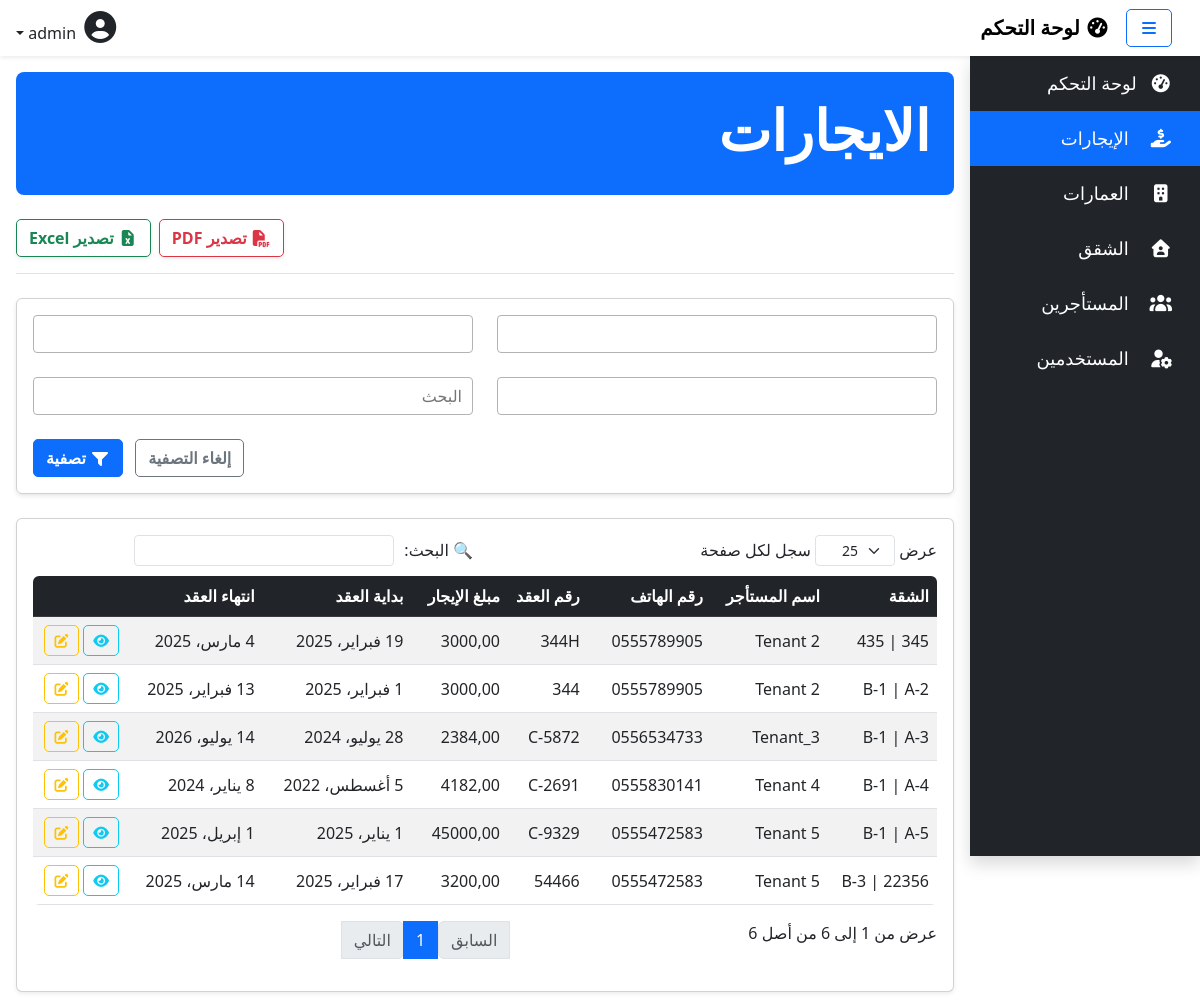
Page /active_tenants/ (signed in) on the earlier database version.
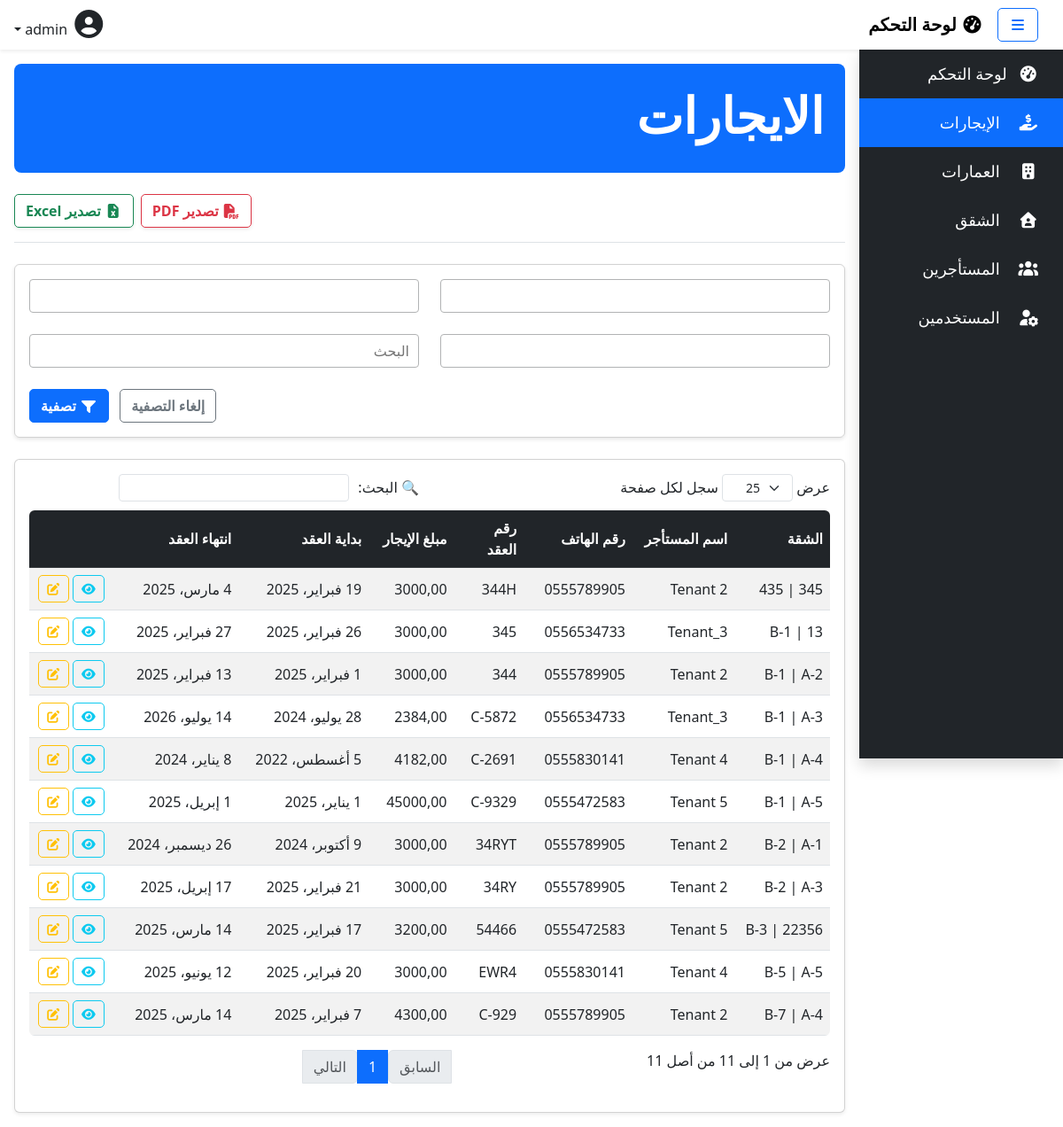
Same page on the later database version.
### rentals/models.py (models this page shows, shortened)
class ActiveTenant(models.Model):
    apartment = models.OneToOneField(Apartment, on_delete=models.CASCADE, related_name="active_tenant", verbose_name="الشقة")
    tenant = models.ForeignKey(Tenant, on_delete=models.CASCADE, related_name="active_apartment", verbose_name="المستاجر")
    contract_number = models.CharField(max_length=50, unique=True, verbose_name="رقم العقد")
    contract_start_date = models.DateField(verbose_name="تاريخ بداية العقد")
    contract_end_date = models.DateField(verbose_name="تاريخ انتهاء العقد")
    rent_amount = models.DecimalField(max_digits=10, decimal_places=2, verbose_name="مبلغ الإيجار شهري")
    notes = models.TextField(verbose_name="ملاحظات", blank=True)
    class Meta:
        verbose_name = "الايجار"
        verbose_name_plural = "الايجارات"

class Apartment(models.Model):
    APARTMENT_STATUS_CHOICES = [
        ('شاغرة', 'شاغرة'),
        ('مأهولة', 'مأهولة'),
    ]
    building = models.ForeignKey(Building, on_delete=models.CASCADE, related_name='apartments', verbose_name="العمارة")
    apartment_number = models.CharField(max_length=50, verbose_name="رقم الشقة")
    num_of_rooms = models.IntegerField(verbose_name="عدد الغرف")
    electricity_meter_number = models.CharField(max_length=50, verbose_name="رقم عداد الكهرباء")
    water_meter_number = models.CharField(max_length=50, verbose_name="رقم عداد الماء")
    status = models.CharField(max_length=8, choices=APARTMENT_STATUS_CHOICES, default='شاغرة', verbose_name="الحالة")
    floor_number = models.IntegerField(verbose_name="رقم الطابق", default=1)
    class Meta:
        verbose_name = "الشقة"
        verbose_name_plural = "الشقق"
        unique_together = ("building", "apartment_number")
    def __str__(self):
        return f"{self.building.building_number} | {self.apartment_number}"

class Building(models.Model):
    building_number = models.CharField(max_length=3, unique=True, verbose_name="رقم العمارة")
    address = models.CharField(max_length=255, blank=True, verbose_name="عنوان العمارة")
    number_of_floors = models.IntegerField(verbose_name="عدد الطوابق", default=1)
    number_of_apartments = models.IntegerField(verbose_name="عدد الشقق", default=0)
    class Meta:
        verbose_name = "العمارة"
        verbose_name_plural = "العمارات"

class Tenant(models.Model):
    name = models.CharField(max_length=100, verbose_name="اسم المستاجر")
    phone_number = models.CharField(max_length=15, unique=True, verbose_name="رقم الهاتف")
    id_number = models.CharField(max_length=20, unique=True, verbose_name="رقم الهوية")
    workplace = models.CharField(max_length=100, blank=True, verbose_name="جهة العمل")
    notes = models.TextField(verbose_name="ملاحظات", blank=True)
    class Meta:
        verbose_name = "المستاجر"
        verbose_name_plural = "المستاجرين"

### rentals/views.py (the view)
# urls.py: path('active_tenants/', views.ActiveTenantListView.as_view(), name='active_tenant_list'),
class ActiveTenantListView(PermissionRequiredMixin, ExportMixin, ListView):
    model = ActiveTenant
    template_name = 'active_tenants/list.html'
    context_object_name = 'active_tenants'
    permission_required = 'rentals.view_activetenant'
    def get_queryset(self):
        queryset = super().get_queryset()
        apartment_filter = self.request.GET.get('apartment')
        building_filter = self.request.GET.get('building')
        tenant_filter = self.request.GET.get('tenant')
        search_filter = self.request.GET.get('search')
        if apartment_filter:
            queryset = queryset.filter(apartment__apartment_number=apartment_filter)
        if building_filter:
            queryset = queryset.filter(apartment__building__building_number=building_filter)
        if tenant_filter:
            queryset = queryset.filter(tenant__name=tenant_filter)
        if search_filter:
            queryset = queryset.filter(
                Q(tenant__phone_number__icontains=search_filter) |
                Q(contract_number__icontains=search_filter)
            )
        return queryset
    def get_context_data(self, **kwargs):
        context = super().get_context_data(**kwargs)
        context['filter_form'] = ActiveTenantFilterForm(self.request.GET)
        return context

### rentals/views.py (called while the page is built, shortened)
    def get(self, request, *args, **kwargs):
        return super().get(request, *args, **kwargs)

### rentals/templates/active_tenants/list.html (shortened to what this page needs)
{% extends 'base.html' %}
{% block content %}
<div class="container my-3">
    <div class="row mb-4">
        <div class="col-12">
            <div class="bg-primary text-white p-4 rounded-3">
                <h1 class="display-4 fw-bold"> الايجارات </h1>
            </div>
        </div>
    </div>
    <div class="d-flex justify-content-end align-items-center border-bottom pb-3 mb-4 gap-2">
        <a href="?export=1&format=pdf{% for key, value in request.GET.items %}{% if key != 'export' %}&{{ key }}={{ value }}{% endif %}{% endfor %}"
           class="btn btn-outline-danger shadow-sm">
            <i class="fas fa-file-pdf"></i> تصدير PDF
        </a>
        <a href="?export=1{% for key, value in request.GET.items %}{% if key != 'export' %}&{{ key }}={{ value }}{% endif %}{% endfor %}"
           class="btn btn-outline-success shadow-sm">
            <i class="fas fa-file-excel"></i> تصدير Excel
        </a>
    </div>
    <form method="get" class="mb-4 filter-form">
        <div class="row g-4">
            <div class="col-md-6">{{ filter_form.building }}</div>
            <div class="col-md-6">{{ filter_form.apartment }}</div>
            <div class="col-md-6">{{ filter_form.tenant }}</div>
            <div class="col-md-6">{{ filter_form.search }}</div>
            <div class="col-md-12 text-start">
                <a href="{% url 'active_tenant_list' %}" class="btn btn-outline-secondary mx-2">إلغاء التصفية</a>
                <button type="submit" class="btn btn-primary"><i class="fas fa-filter"></i> تصفية</button>
            </div>
        </div>
    </form>
    <div class="row">
        <div class="col-12">
            <div class="card shadow-sm" style="overflow-x: auto; max-width: 100%;">
                <div class="card-body">
                    <table id="tenantsTable" class="table table-responsive table-striped table-hover">
                        <thead class="table-dark">
                            <tr>
                                <th>الشقة</th>
                                <th>اسم المستأجر</th>
                                <th>رقم الهاتف</th>
                                <th>رقم العقد</th>
                                <th>مبلغ الإيجار</th>
                                <th>بداية العقد</th>
                                <th>انتهاء العقد</th>
                                <th></th>
                            </tr>
                        </thead>
                        <tbody>
                            {% for active_tenant in active_tenants %}
                            <tr>
                                <td>{{ active_tenant.apartment }}</td>
                                <td>{{ active_tenant.tenant.name }}</td>
                                <td>{{ active_tenant.tenant.phone_number }}</td>
                                <td>{{ active_tenant.contract_number }}</td>
                                <td>{{ active_tenant.rent_amount }}</td>
                                <td>{{ active_tenant.contract_start_date }}</td>
                                <td>{{ active_tenant.contract_end_date }}</td>
                                <td>
                                    <a href="{% url 'apartment_detail' active_tenant.apartment.pk %}" class="btn btn-outline-info btn-sm">
                                        <i class="fas fa-eye"></i>
                                    </a>
                                    <a href="{% url 'active_tenant_update' active_tenant.apartment.pk active_tenant.pk %}" class="btn btn-outline-warning btn-sm">
                                        <i class="fas fa-edit"></i>
                                    </a>
                                </td>
                            </tr>
                            {% endfor %}
                        </tbody>
                    </table>
                </div>
            </div>
        </div>
    </div>
</div>
{% endblock %}
{% block scripts %}
<link href="https://cdn.jsdelivr.net/npm/select2@4.0.13/dist/css/select2.min.css" rel="stylesheet" />
{% endblock %}

Differences in the rows shown:
added ActiveTenant: apartment "B-7 | A-4", tenant.name "Tenant 2", tenant.phone_number "0555789905", contract_number "C-929", rent_amount "4300,00", contract_start_date "7 فبراير، 2025", contract_end_date "14 مارس، 2025"
added ActiveTenant: apartment "B-1 | 13", tenant.name "Tenant_3", tenant.phone_number "0556534733", contract_number "345", rent_amount "3000,00", contract_start_date "26 فبراير، 2025", contract_end_date "27 فبراير، 2025"
added ActiveTenant: apartment "B-2 | A-1", tenant.name "Tenant 2", tenant.phone_number "0555789905", contract_number "34RYT", rent_amount "3000,00", contract_start_date "9 أكتوبر، 2024", contract_end_date "26 ديسمبر، 2024"
added ActiveTenant: apartment "B-2 | A-3", tenant.name "Tenant 2", tenant.phone_number "0555789905", contract_number "34RY", rent_amount "3000,00", contract_start_date "21 فبراير، 2025", contract_end_date "17 إبريل، 2025"
added ActiveTenant: apartment "B-5 | A-5", tenant.name "Tenant 4", tenant.phone_number "0555830141", contract_number "EWR4", rent_amount "3000,00", contract_start_date "20 فبراير، 2025", contract_end_date "12 يونيو، 2025"
Other differences:
text written by a page script: "عرض سجل لكل صفحة 🔍 البحث: عرض من 1 إلى 6 من أصل 6 السابق 1 التالي" → "عرض سجل لكل صفحة 🔍 البحث: عرض من 1 إلى 11 من أصل 11 السابق 1 التالي"
